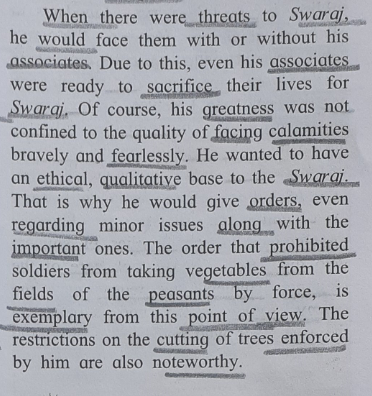
#> input picture images/test.jpg, 372 x 396 px, found by its file name
$ jupyter execute --allow-errors test.ipynb   (shell and % lines are left out)
#> lines starting #> are read from the running program, lines starting #| are printed output that depends on the picture; after the words box and inside, x2 and y2 are one past the last pixel; in counts of white or black regions, pixels touching at a corner belong together
[cell 1]
import os
import os.path
import json
import sys
import pytesseract
import re
import argparse
import csv
import dateutil.parser as dparser
from PIL import Image
import cv2
import numpy as np
from google.colab.patches import cv2_imshow
import statistics
import numpy as np
from pytesseract import Output

# im = cv2.imread('/content/samplee.jpg')
# gray = 255 - cv2.cvtColor(im, cv2.COLOR_BGR2GRAY)

[cell 2]
im = cv2.imread('/content/test.jpg')
#> im is the input picture: shape (396, 372, 3); mean B, G, R 174, 167.6, 165.8
#> (the rest of this cell did not finish here and is left out)

[cell 3]
# cv2_imshow(im)

[cell 4]
## Read
img = cv2.imread("/content/test.jpg")
gray = cv2.cvtColor(img, cv2.COLOR_BGR2GRAY)

##Create long line kernel, and do morph-close-op
kernel = np.ones((1,40), np.uint8)
morphed = cv2.morphologyEx(gray, cv2.MORPH_CLOSE, kernel)
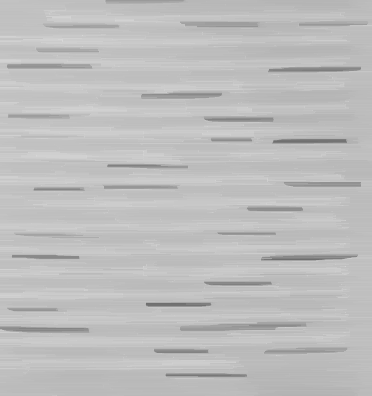
#> morphed: shape (396, 372); min 110, max 217, mean 189.7
cv2.imwrite("line_detected.png", morphed)
cv2_imshow(morphed)

[cell 5]
import imutils
import time
from google.colab.patches import cv2_imshow
from collections import OrderedDict
# Let's load a simple image with 3 black squares
image = cv2.imread("line_detected.png")
#> image: shape (396, 372, 3); min 110, max 217, mean 189.7
cv2.waitKey(0)

# Grayscale
gray = cv2.cvtColor(image, cv2.COLOR_BGR2GRAY)


# Find Canny edges
font = cv2.FONT_HERSHEY_COMPLEX
edged = cv2.Canny(gray, 30, 200)
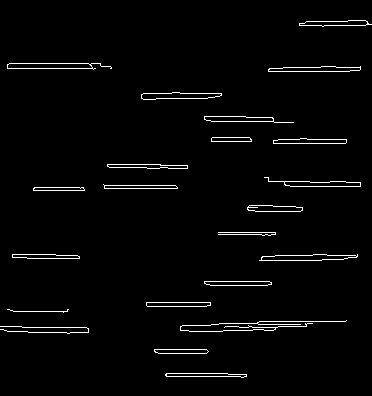
#> edged: shape (396, 372); 2.4% white in thin lines or dots
cv2.waitKey(0)

# Finding Contours
# Use a copy of the image e.g. edged.copy()
# since findContours alters the image
contours, hierarchy = cv2.findContours(edged,  cv2.RETR_EXTERNAL, cv2.CHAIN_APPROX_SIMPLE)
#> contours = 22 contours, 4 with area under 20; largest, box (x1, y1, x2, y2) and area: (259, 254, 358, 261) 420, (7, 63, 112, 70) 418, (141, 92, 222, 100) 398, (268, 66, 361, 72) 358, (264, 177, 361, 187) 341

cv2_imshow(edged)
cv2.waitKey(0)

print("Number of Contours found = " + str(len(contours)))
#| Number of Contours found = 22

# Draw all contours
# -1 signifies drawing all contours
# cv2.drawContours(image, contours, -1, (0, 255, 0), 3)

d=OrderedDict()
coords=[]
nuclei = []
l=[]
images=[]
lvalue=0
cvalue=0
svalue=0
line=[]
square=[]
circle=[]
contours = contours[::-1]
#> (the rest of this cell did not finish here and is left out)

[cell 6]
l=[x.strip() for x in l] # extra spaces rm
#> l = []
l=[re.sub(r"[^ a-zA-Z0-9]+", '', k) for k in l] #remove spl chars
l=[x for x in l if x] # non empty
print(l)

[cell 7]
print(d)

[cell 8]
print(len(l))
#| 0
print(len(d.keys()))

$ run again, with images/IMG-20201031-WA0227.jpeg copied over images/test.jpg
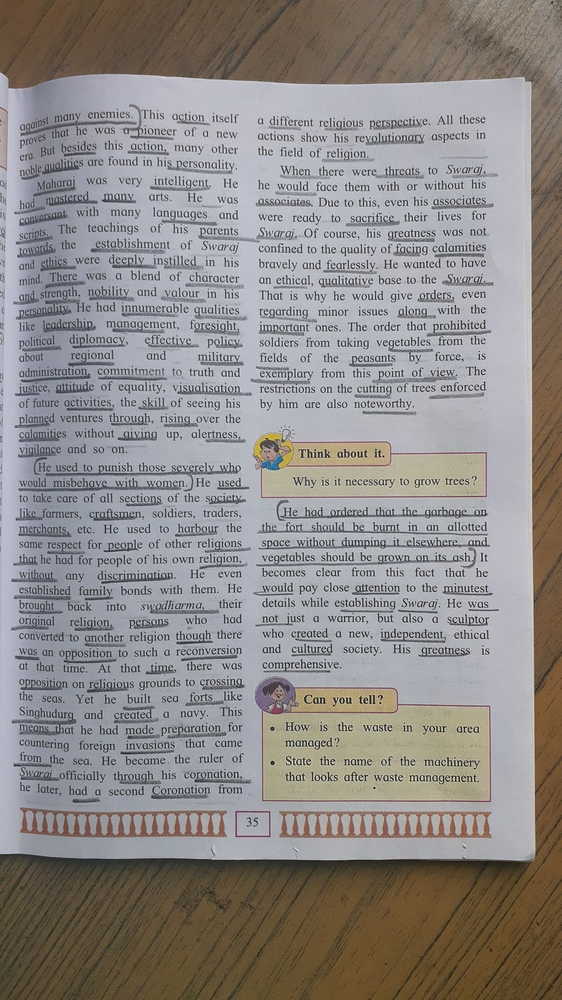
#> input picture images/IMG-20201031-WA0227.jpeg, 562 x 1000 px, shrunk from 2322 x 4128 before the run, found by its file name
#> im is the input picture: shape (1000, 562, 3); mean B, G, R 136.7, 138.9, 143.1
#> `morphed = cv2.morphologyEx(gray, cv2.MORPH_CLOSE, kernel)`:
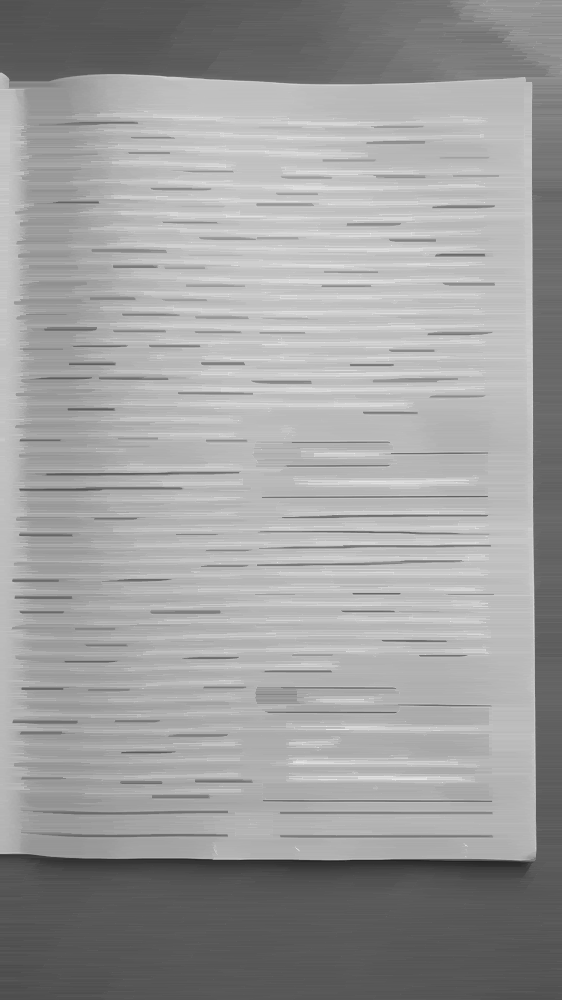
#> morphed: shape (1000, 562); min 34, max 236, mean 157.7
#> `edged = cv2.Canny(gray, 30, 200)`:
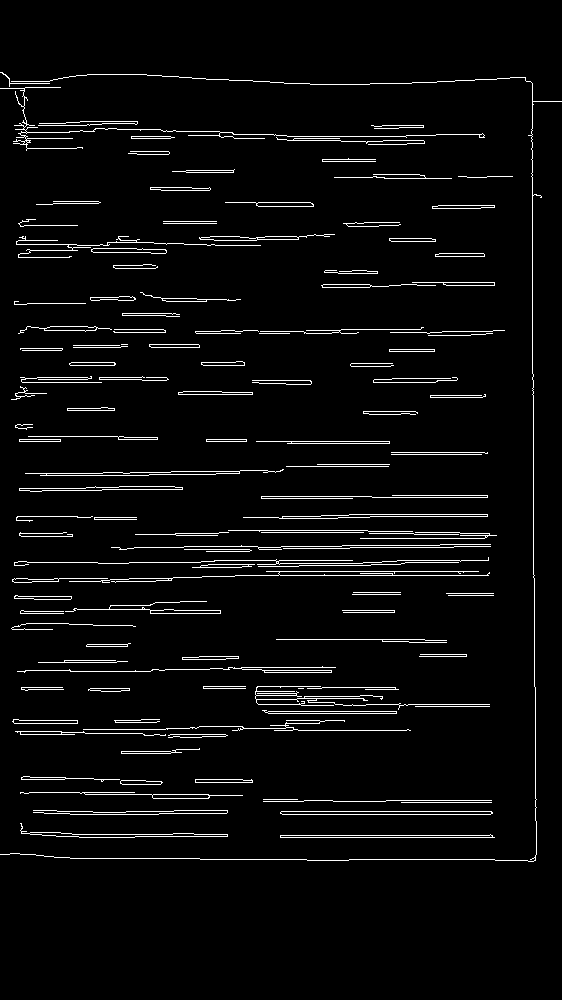
#> edged: shape (1000, 562); 4.2% white in thin lines or dots, all inside (x1, y1, x2, y2) = (0, 72, 562, 862)
#> contours = 127 contours, 80 with area under 20; largest, box (x1, y1, x2, y2) and area: (280, 811, 493, 815) 632, (20, 823, 228, 838) 510, (25, 469, 284, 476) 473, (243, 514, 488, 519) 448, (280, 834, 495, 838) 426
#| Number of Contours found = 127
#> l = []
#| 0
